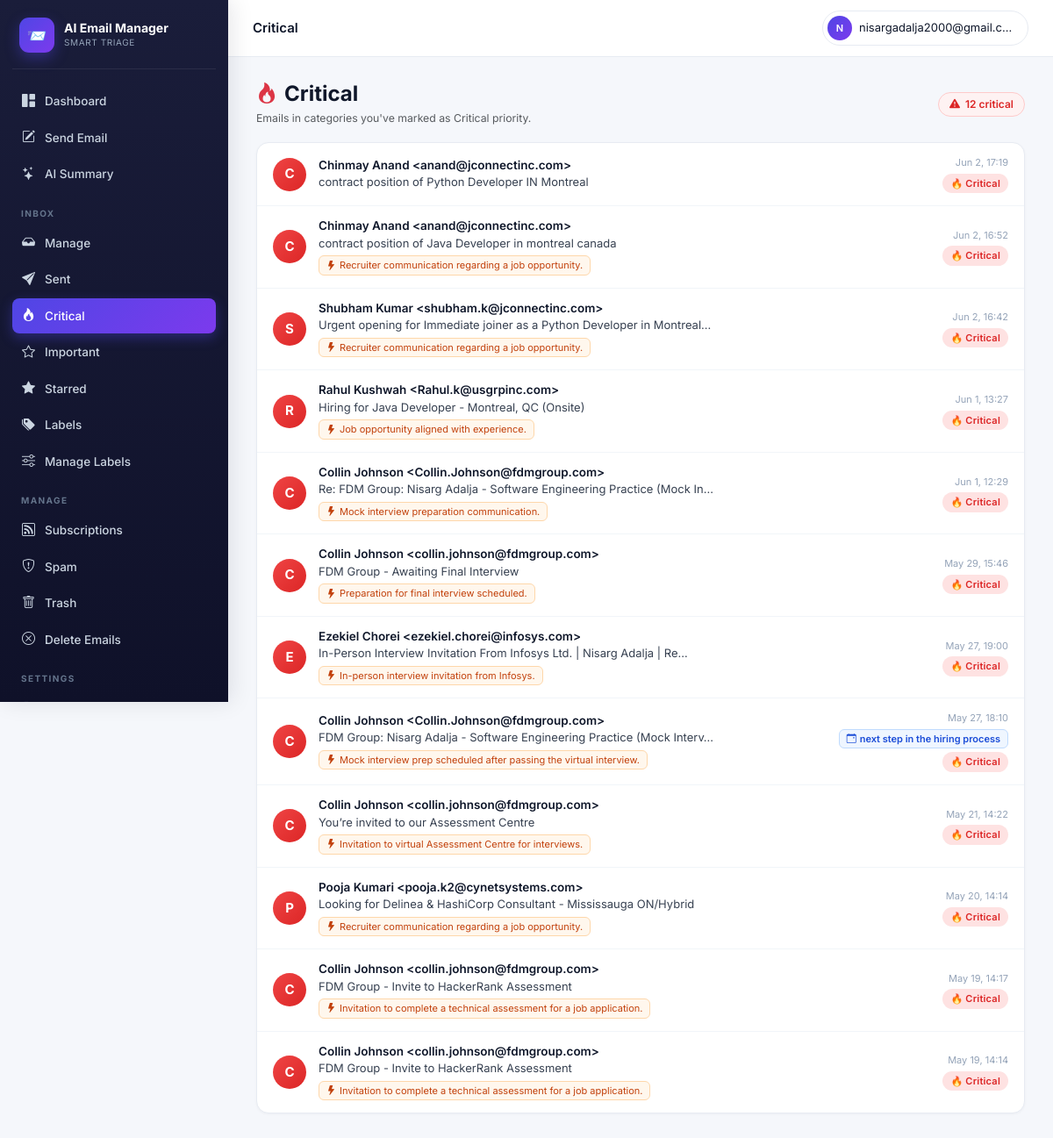
The page /accounts/urgent/ (signed in) on the database its author committed.
### accounts/models.py (models this page shows)
class ClassifiedEmail(models.Model):
    user            = models.ForeignKey(User, on_delete=models.CASCADE, related_name="classified_emails")
    gmail_id        = models.CharField(max_length=64)
    thread_id       = models.CharField(max_length=64, blank=True)
    subject         = models.CharField(max_length=500, blank=True)
    sender          = models.CharField(max_length=300, blank=True)
    sender_email    = models.CharField(max_length=200, blank=True)
    snippet         = models.TextField(blank=True)
    received_at     = models.DateTimeField(null=True, blank=True)
    category        = models.ForeignKey(EmailCategory, on_delete=models.SET_NULL, null=True, blank=True)
    custom_category = models.ForeignKey(UserCustomCategory, on_delete=models.SET_NULL, null=True, blank=True)
    importance      = models.IntegerField(default=3)
    is_urgent       = models.BooleanField(default=False)
    is_event        = models.BooleanField(default=False)
    event_when      = models.CharField(max_length=120, blank=True)
    reason          = models.TextField(blank=True)
    action_taken    = models.CharField(max_length=16, default="kept")
    unsubscribe_url = models.URLField(max_length=1000, blank=True)
    classified_at   = models.DateTimeField(auto_now_add=True)
    class Meta:
        unique_together = [("user", "gmail_id")]
        indexes = [models.Index(fields=["user", "-received_at"])]

### accounts/views.py (the view)
# urls.py: path("urgent/",           views.urgent_view,     name="urgent"),
@login_required
def urgent_view(request):
    from .models import UserCategoryPreference
    critical_cat_ids = UserCategoryPreference.objects.filter(
        user=request.user, tier="critical"
    ).values_list("category_id", flat=True)
    qs = (ClassifiedEmail.objects.filter(user=request.user, category__in=critical_cat_ids)
          .select_related("category").order_by("-received_at")[:100])
    return render(request, "urgent.html", {"emails": qs})

### accounts/context_processors.py (called while the page is built)
def active_job(request):
    if not request.user.is_authenticated:
        return {}
    job = (ClassificationJob.objects
           .filter(user=request.user, status__in=["pending", "running"])
           .order_by("-id").first())
    return {"global_active_job": job}

### templates/urgent.html (shortened to what this page needs)
{% extends "base.html" %}{% block title %}Critical{% endblock %}
{% block topbar_title %}Critical{% endblock %}
{% block body %}
<div class="urg-header">
  <div>
    <h4 class="mb-1 fw-bold" style="color:#0f172a"><i class="bi bi-fire text-danger me-2"></i>Critical</h4>
    <p class="text-muted small mb-0">Emails in categories you've marked as Critical priority.</p>
  </div>
  {% if emails %}
    <span class="urg-count"><i class="bi bi-exclamation-triangle-fill"></i>{{ emails|length }} critical</span>
  {% endif %}
</div>
<div class="card-modern p-0">
  <ul class="elist">
    {% for e in emails %}
      <li class="elist-item" onclick="window.location='{% url 'email_detail' e.gmail_id %}?back=urgent'">
        <div class="elist-avatar" style="background:linear-gradient(135deg,#ef4444,#dc2626)">{{ e.sender|slice:":1"|upper }}</div>
        <div class="elist-body">
          <div class="elist-sender">{{ e.sender|truncatechars:45 }}</div>
          <div class="elist-subject">{{ e.subject|truncatechars:70 }}</div>
          {% if e.reason %}
            <span class="reason-chip"><i class="bi bi-lightning-fill me-1"></i>{{ e.reason|truncatechars:80 }}</span>
          {% endif %}
        </div>
        <div class="elist-meta">
          <span class="elist-time local-ts" data-ts="{{ e.received_at|date:'c' }}">{{ e.received_at|date:"M d, H:i" }}</span>
          {% if e.event_when %}<span class="event-badge"><i class="bi bi-calendar-event me-1"></i>{{ e.event_when }}</span>{% endif %}
          <span class="badge-tier tier-critical">🔥 Critical</span>
        </div>
      </li>
    {% empty %}
      <li class="elist-empty">
        <i class="bi bi-check-circle-fill text-success"></i>
        <strong>No critical emails right now</strong>
        <p class="small mt-1 mb-0">Nothing in your Critical-tier categories at the moment.</p>
      </li>
    {% endfor %}
  </ul>
</div>
{% endblock %}

### templates/base.html (shortened to what this page needs)
{% load static %}
<!doctype html>
<html lang="en">
<head>
<link href="https://cdn.jsdelivr.net/npm/bootstrap@5.3.3/dist/css/bootstrap.min.css" rel="stylesheet">
<link href="https://cdn.jsdelivr.net/npm/bootstrap-icons@1.11.3/font/bootstrap-icons.css" rel="stylesheet">
</head>
<body>
<div class="app-shell">
  <aside class="sidebar" id="sidebar">
    <div class="brand">
      <div class="brand-logo">📨</div>
      <div>
        <div class="brand-name">AI Email Manager</div>
        <div class="brand-sub">Smart triage</div>
      </div>
    </div>
    <nav>
      <a class="side-link {% if request.resolver_match.url_name == 'dashboard' %}active{% endif %}" href="{% url 'dashboard' %}">
        <i class="bi bi-grid-1x2-fill"></i> Dashboard
      </a>
      <button class="side-link" style="background:none;border:none;width:100%;cursor:pointer;text-align:left"
              onclick="openComposeModal()">
        <i class="bi bi-pencil-square"></i> Send Email
      </button>
      <a class="side-link {% if request.resolver_match.url_name == 'email_summary' %}active{% endif %}" href="{% url 'email_summary' %}">
        <i class="bi bi-stars"></i> AI Summary
      </a>
      <div class="side-section">Inbox</div>
      <a class="side-link {% if request.resolver_match.url_name == 'manage_emails' %}active{% endif %}" href="{% url 'manage_emails' %}">
        <i class="bi bi-inbox-fill"></i> Manage
      </a>
      <a class="side-link {% if request.resolver_match.url_name == 'sent' %}active{% endif %}" href="{% url 'sent' %}">
        <i class="bi bi-send-fill"></i> Sent
      </a>
      <a class="side-link {% if request.resolver_match.url_name == 'urgent' %}active{% endif %}" href="{% url 'urgent' %}">
        <i class="bi bi-fire"></i> Critical
      </a>
      <a class="side-link {% if request.resolver_match.url_name == 'important' %}active{% endif %}" href="{% url 'important' %}">
        <i class="bi bi-star"></i> Important
      </a>
      <a class="side-link {% if request.resolver_match.url_name == 'starred' %}active{% endif %}" href="{% url 'starred' %}">
        <i class="bi bi-star-fill"></i> Starred
      </a>
      <a class="side-link {% if request.resolver_match.url_name == 'labels' %}active{% endif %}" href="{% url 'labels' %}">
        <i class="bi bi-tags-fill"></i> Labels
      </a>
      <a class="side-link {% if request.resolver_match.url_name == 'manage_labels' %}active{% endif %}" href="{% url 'manage_labels' %}">
        <i class="bi bi-sliders"></i> Manage Labels
      </a>
      <div class="side-section">Manage</div>
      <a class="side-link {% if request.resolver_match.url_name == 'subscriptions' %}active{% endif %}" href="{% url 'subscriptions' %}">
        <i class="bi bi-rss"></i> Subscriptions
      </a>
      <a class="side-link {% if request.resolver_match.url_name == 'spam' %}active{% endif %}" href="{% url 'spam' %}">
        <i class="bi bi-shield-exclamation"></i> Spam
      </a>
      <a class="side-link {% if request.resolver_match.url_name == 'trash' %}active{% endif %}" href="{% url 'trash' %}">
        <i class="bi bi-trash"></i> Trash
      </a>
      <a class="side-link {% if request.resolver_match.url_name == 'delete_emails' %}active{% endif %}" href="{% url 'delete_emails' %}">
        <i class="bi bi-x-circle"></i> Delete Emails
      </a>
      <div class="side-section">Settings</div>
      <a class="side-link {% if request.resolver_match.url_name == 'categories' %}active{% endif %}" href="{% url 'categories' %}">
        <i class="bi bi-tags"></i> Categories
      </a>
    </nav>
  </aside>
  <div class="main-wrap">
    <header class="topbar">
      <div class="topbar-left">
        <div class="topbar-title">{% block topbar_title %}{% endblock %}</div>
      </div>
      <div class="topbar-right">
        <div class="dropdown">
          <button class="user-chip dropdown-toggle" data-bs-toggle="dropdown" aria-expanded="false">
            <span class="user-avatar">{{ user.email|slice:":1"|upper }}</span>
            <span class="d-none d-sm-inline" style="max-width:180px;overflow:hidden;text-overflow:ellipsis;white-space:nowrap">{{ user.email }}</span>
          </button>
        </div>
      </div>
    </header>
    <main class="main">
      {% block body %}{% endblock %}
    </main>
  </div>
</div>
</body>
</html>

### templates/base.html (style rules this page uses)
:root { --bg:#f5f7fb;--surface:#fff;--border:#e7ebf2; --text:#0f172a;--muted:#64748b; --primary:#4f46e5;--primary-2:#4338ca;--primary-light:#eef2ff; --critical:#dc2626;--important:#f59e0b;--normal:#3b82f6;--low:#94a3b8;--ignore:#475569; --gradient:linear-gradient(135deg,#667eea 0%,#764ba2 100%); --gradient-2:linear-gradient(135deg,#4f46e5 0%,#7c3aed 100%); --sidebar-w:260px; }
* { box-sizing:border-box }
html,body { margin:0;padding:0 }
body { font-family:'Inter',-apple-system,BlinkMacSystemFont,'Segoe UI',sans-serif;background:var(--bg);color:var(--text);font-size:14px;line-height:1.5;-webkit-font-smoothing:antialiased }
.app-shell { display:flex;min-height:100vh }
.sidebar { width:var(--sidebar-w);background:linear-gradient(180deg,#1a1d3a 0%,#0f1129 100%);color:#cbd5e1;padding:20px 14px 60px;flex-shrink:0;position:fixed;top:0;left:0;height:100vh;overflow-y:auto;-webkit-overflow-scrolling:touch;overscroll-behavior:contain;z-index:200;transition:transform .25s ease;box-shadow:4px 0 24px rgba(15,23,42,.1) }
.main-wrap { flex:1;min-width:0;background:var(--bg);margin-left:var(--sidebar-w);transition:margin-left .25s ease }
.brand { display:flex;align-items:center;gap:11px;padding:0 8px 18px;border-bottom:1px solid rgba(255,255,255,.08);margin-bottom:16px }
.brand-logo { width:40px;height:40px;background:var(--gradient-2);border-radius:11px;display:grid;place-items:center;font-size:18px;flex-shrink:0;box-shadow:0 6px 16px rgba(79,70,229,.4) }
.brand-name { color:#fff;font-weight:700;font-size:14px;line-height:1.2 }
.brand-sub { color:#94a3b8;font-size:10px;letter-spacing:.06em;text-transform:uppercase;margin-top:1px }
.side-section { color:#64748b;font-size:10px;letter-spacing:.14em;text-transform:uppercase;padding:16px 10px 6px;font-weight:700 }
.side-link { display:flex;align-items:center;gap:10px;color:#cbd5e1;text-decoration:none;padding:9px 10px;border-radius:8px;font-size:13.5px;font-weight:500;transition:all .15s;margin-bottom:1px }
.side-link i { font-size:15px;width:17px;text-align:center;flex-shrink:0 }
.side-link.active { background:var(--gradient-2);color:#fff;box-shadow:0 5px 14px rgba(79,70,229,.38) }
.topbar { display:flex;align-items:center;justify-content:space-between;background:#fff;border-bottom:1px solid var(--border);padding:12px 28px;position:sticky;top:0;z-index:100;gap:12px }
.topbar-left { display:flex;align-items:center;gap:14px }
.topbar-title { font-weight:600;font-size:15px;color:var(--text) }
.topbar-right { display:flex;align-items:center;gap:10px }
.user-chip { display:flex;align-items:center;gap:8px;background:#fff;border:1px solid var(--border);padding:5px 12px 5px 5px;border-radius:30px;cursor:pointer;font-size:13px;color:var(--text);transition:all .15s }
.user-chip::after { display:none }
.user-avatar { width:28px;height:28px;border-radius:50%;background:var(--gradient-2);color:#fff;font-weight:600;display:grid;place-items:center;font-size:11px;flex-shrink:0 }
.main { padding:28px 32px;max-width:1400px }
.card-modern { background:#fff;border:1px solid var(--border);border-radius:14px;padding:22px;box-shadow:0 1px 3px rgba(15,23,42,.04) }
.elist { list-style:none;margin:0;padding:0 }
.elist-item { display:flex;align-items:center;gap:14px;padding:14px 18px;border-bottom:1px solid #f1f5f9;cursor:pointer;transition:background .13s;text-decoration:none;color:inherit }
.elist-item:last-child { border-bottom:0 }
.elist-avatar { width:38px;height:38px;border-radius:50%;display:grid;place-items:center;font-weight:700;font-size:15px;flex-shrink:0;text-transform:uppercase;color:#fff }
.elist-body { flex:1;min-width:0 }
.elist-sender { font-weight:600;font-size:13.5px;color:#0f172a;line-height:1.3;white-space:nowrap;overflow:hidden;text-overflow:ellipsis }
.elist-subject { font-size:13px;color:#374151;margin-top:1px;white-space:nowrap;overflow:hidden;text-overflow:ellipsis }
.elist-meta { flex-shrink:0;text-align:right;display:flex;flex-direction:column;align-items:flex-end;gap:4px }
.elist-time { font-size:11px;color:#94a3b8;white-space:nowrap }
.badge-tier { display:inline-block;font-size:11px;padding:3px 9px;border-radius:20px;font-weight:600;letter-spacing:.02em }
.tier-critical { background:#fee2e2;color:var(--critical) }

### rows shown on the page
ClassifiedEmail: sender "C", sender "Chinmay Anand <anand@jconnectinc.com>", subject "contract position of Python Developer IN Montreal"
ClassifiedEmail: sender "C", sender "Chinmay Anand <anand@jconnectinc.com>", subject "contract position of Java Developer in montreal canada", reason "Recruiter communication regarding a job opportunity."
ClassifiedEmail: sender "S", sender "Shubham Kumar <shubham.k@jconnectinc.com>", subject "Urgent opening for Immediate joiner as a Python Developer in Montreal…", reason "Recruiter communication regarding a job opportunity."
ClassifiedEmail: sender "R", sender "Rahul Kushwah <Rahul.k@usgrpinc.com>", subject "Hiring for Java Developer - Montreal, QC (Onsite)", reason "Job opportunity aligned with experience."
ClassifiedEmail: sender "C", sender "Collin Johnson <Collin.Johnson@fdmgroup.com>", subject "Re: FDM Group: Nisarg Adalja - Software Engineering Practice (Mock In…", reason "Mock interview preparation communication."
ClassifiedEmail: sender "C", sender "Collin Johnson <collin.johnson@fdmgroup.com>", subject "FDM Group - Awaiting Final Interview", reason "Preparation for final interview scheduled."
ClassifiedEmail: sender "E", sender "Ezekiel Chorei <ezekiel.chorei@infosys.com>", subject "In-Person Interview Invitation From Infosys Ltd. | Nisarg Adalja | Re…", reason "In-person interview invitation from Infosys."
ClassifiedEmail: sender "C", sender "Collin Johnson <Collin.Johnson@fdmgroup.com>", subject "FDM Group: Nisarg Adalja - Software Engineering Practice (Mock Interv…", reason "Mock interview prep scheduled after passing the virtual interview.", event_when "next step in the hiring process"
ClassifiedEmail: sender "C", sender "Collin Johnson <collin.johnson@fdmgroup.com>", subject "You’re invited to our Assessment Centre", reason "Invitation to virtual Assessment Centre for interviews."
ClassifiedEmail: sender "P", sender "Pooja Kumari <pooja.k2@cynetsystems.com>", subject "Looking for Delinea & HashiCorp Consultant - Mississauga ON/Hybrid", reason "Recruiter communication regarding a job opportunity."
ClassifiedEmail: sender "C", sender "Collin Johnson <collin.johnson@fdmgroup.com>", subject "FDM Group - Invite to HackerRank Assessment", reason "Invitation to complete a technical assessment for a job application."
ClassifiedEmail: sender "C", sender "Collin Johnson <collin.johnson@fdmgroup.com>", subject "FDM Group - Invite to HackerRank Assessment", reason "Invitation to complete a technical assessment for a job application."

### other values the page prints
{{ user.email|slice:":1"|upper }} "N"
{{ user.email }} "nisargadalja2000@gmail.c…"
{{ emails|length }} "12"
